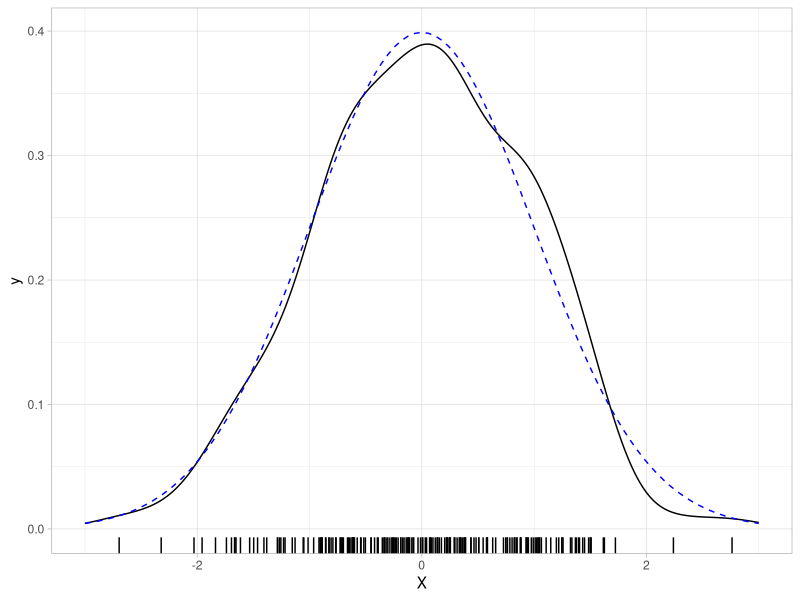

Recreate this plot in R.
## ---- chunk 1
knitr::opts_chunk$set(echo = TRUE)
## ---- chunk 2
box_muller <- function() {
  U <- runif(2)
  R <- -2 * log(U[[1]])
  Theta <- 2*pi*U[[2]]
  c(sqrt(R) * sin(Theta), sqrt(R) * cos(Theta))
}
## ---- chunk 3
set.seed(123)
X <- as.numeric(replicate(100, box_muller()))

# mean value
mean(X)
# variance
var(X)
## ---- chunk 4
library(ggplot2)

ggplot(as.data.frame(X), aes(X)) +
  geom_density() +
  geom_rug() +
  scale_x_continuous(limits = c(-3,3)) +
  stat_function(fun = dnorm, color = "blue", lty = "dashed") +
  theme_light()
